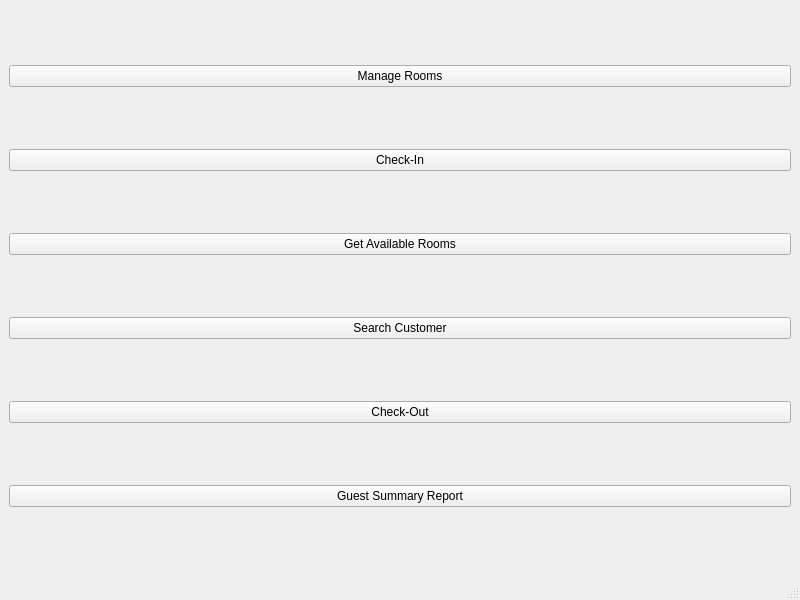
<?xml version="1.0" encoding="UTF-8"?>
<ui version="4.0">
 <class>MainWindow</class>
 <widget class="QMainWindow" name="MainWindow">
  <property name="geometry">
   <rect>
    <x>0</x>
    <y>0</y>
    <width>800</width>
    <height>600</height>
   </rect>
  </property>
  <property name="windowTitle">
   <string>MainWindow</string>
  </property>
  <widget class="QWidget" name="centralwidget">
   <layout class="QVBoxLayout" name="verticalLayout">
    <item>
     <widget class="QPushButton" name="manageRoomsButton">
      <property name="text">
       <string>Manage Rooms</string>
      </property>
     </widget>
    </item>
    <item>
     <widget class="QPushButton" name="checkInButton">
      <property name="text">
       <string>Check-In</string>
      </property>
     </widget>
    </item>
    <item>
     <widget class="QPushButton" name="getAvailRoomButton">
      <property name="text">
       <string>Get Available Rooms</string>
      </property>
     </widget>
    </item>
    <item>
     <widget class="QPushButton" name="searchCustomerButton">
      <property name="text">
       <string>Search Customer</string>
      </property>
     </widget>
    </item>
    <item>
     <widget class="QPushButton" name="checkOutButton">
      <property name="text">
       <string>Check-Out</string>
      </property>
     </widget>
    </item>
    <item>
     <widget class="QPushButton" name="guestSummaryReportButton">
      <property name="text">
       <string>Guest Summary Report</string>
      </property>
     </widget>
    </item>
   </layout>
  </widget>
  <widget class="QMenuBar" name="menubar">
   <property name="geometry">
    <rect>
     <x>0</x>
     <y>0</y>
     <width>800</width>
     <height>22</height>
    </rect>
   </property>
  </widget>
  <widget class="QStatusBar" name="statusbar"/>
 </widget>
 <resources/>
 <connections/>
</ui>
